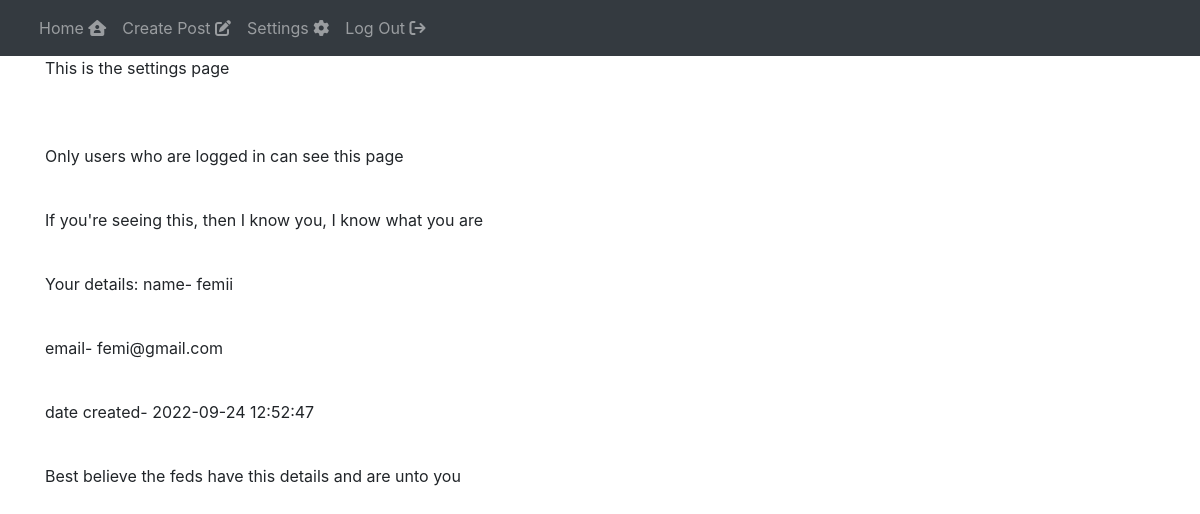
Page /auth/settings (signed in) on the committed database.
### blog_site/models.py (models this page shows, shortened)
class User(db.Model, UserMixin):
    id = db.Column(db.Integer, primary_key=True)
    username = db.Column(db.String(150), nullable=False, unique=True)
    email = db.Column(db.String(100), nullable=False, unique=True)
    password = db.Column(db.String(100), nullable=False)
    date_created = db.Column(db.DateTime(timezone=True), default=func.now())
    posts = db.relationship('Post', backref='user', passive_deletes=True)
    comments = db.relationship('Comment', backref='user', passive_deletes=True)
    likes = db.relationship('Like', backref='user', passive_deletes=True)

### blog_site/auth.py (the view)
@auth.route('/settings')
@login_required
def settings():
    return render_template('settings.html', user=current_user)

### blog_site/templates/settings.html (shortened to what this page needs)
<!DOCTYPE html>
<html lang="en">
<head>
</head>
<body>
    {% extends 'base.html' %}
        {% block content %}
            <p>This is the settings page</p>
            <br>
            <br>
            <p>Only users who are logged in can see this page</p>
            <br>
            <p>If  you're seeing this, then I know you, I know what you are</p>
            <br>
            <p>Your details: name- {{user.username}}</p>
            <br>
            <p>email- {{user.email}}</p>
            <br>
            <p>date created-  {{user.date_created}}</p>
            <br>
            <p>Best believe the feds have this details and are unto you</p>
        {% endblock %}

### rows in the picture
User: username "femii", email "femi@gmail.com", date_created "2022-09-24 12:52:47"
